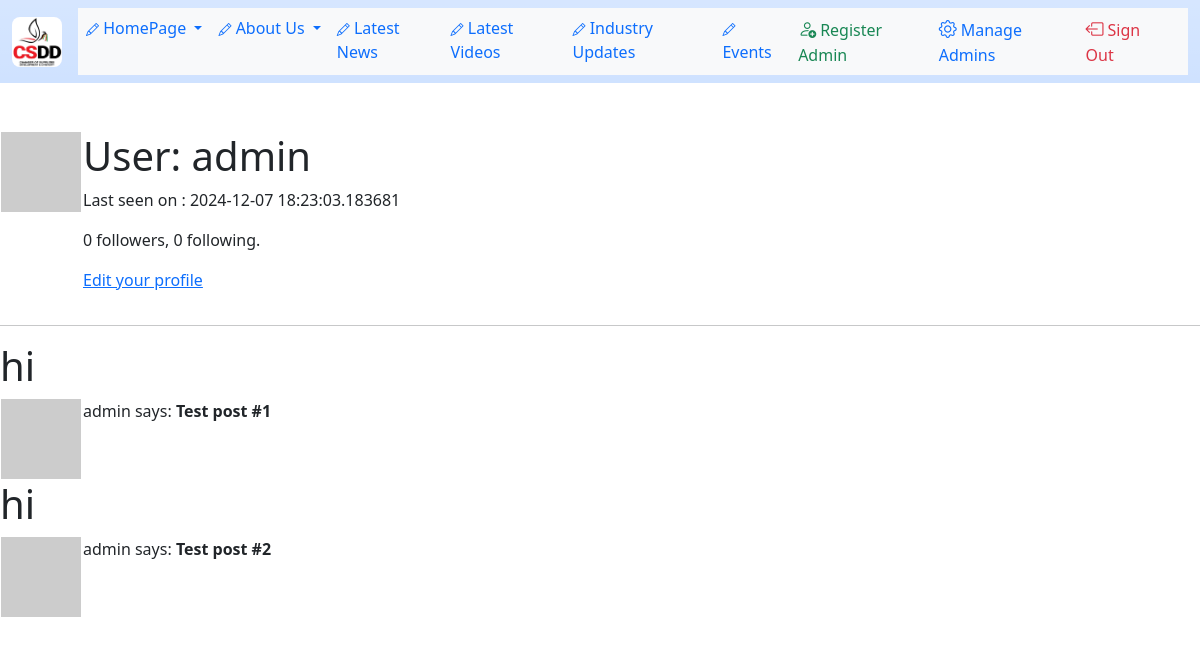
The page /user/admin (signed in) on the database as committed earlier.
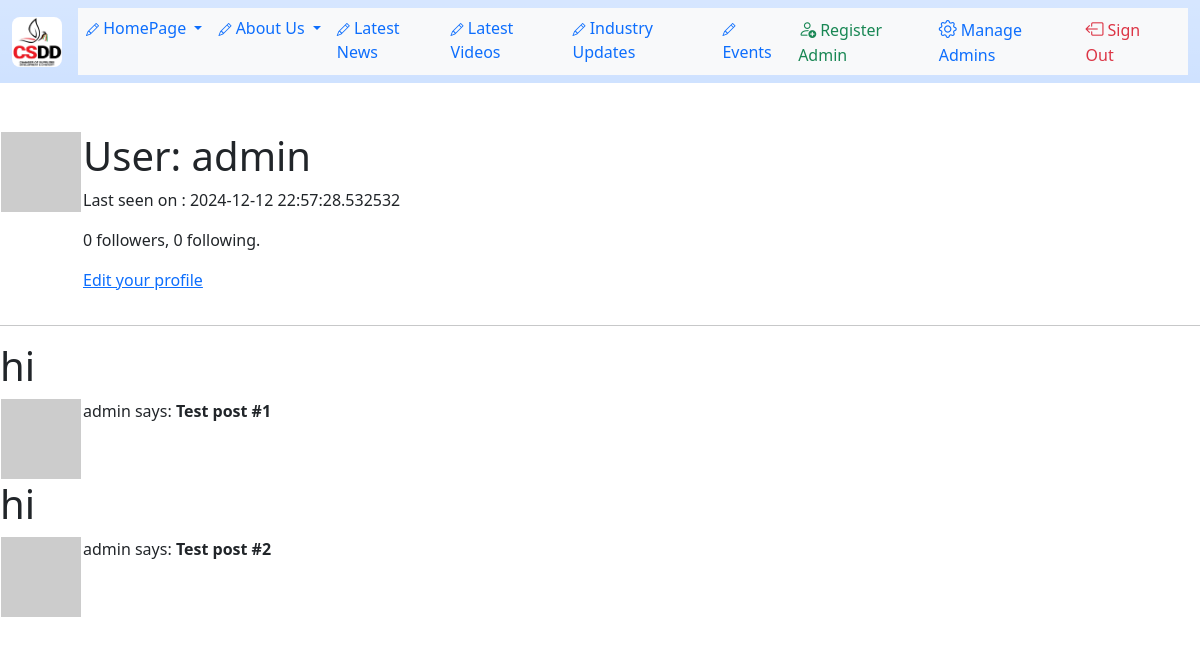
The same page on the database as committed later.
### app/models.py (models this page shows, shortened)
class User(UserMixin, db.Model):
    id = db.Column(db.Integer, primary_key=True)
    username = db.Column(db.String(64), index=True, unique=True)
    email = db.Column(db.String(120), index=True, unique=True)
    password_hash = db.Column(db.String(128))
    posts = db.relationship("Post", backref="author", lazy="dynamic")
    about_me = db.Column(db.String(140))
    last_seen = db.Column(db.DateTime, default=lambda: datetime.now(timezone.utc))
    followed = db.relationship(
        "User",
        secondary=followers,
        primaryjoin=(followers.c.follower_id == id),
        secondaryjoin=(followers.c.followed_id == id),
        backref=db.backref("followers", lazy="dynamic"),
        lazy="dynamic",
    )
    def avatar(self, size):
        digest = md5(self.email.lower().encode("utf-8")).hexdigest()
        return "https://www.gravatar.com/avatar/{}?d=identicon&s={}".format(
            digest, size
        )

### app/routes.py (the view)
@app.route("/user/<username>")
@login_required
def user(username):
    user = User.query.filter_by(username=username).first_or_404()
    posts = [
        {"author": user, "body": "Test post #1"},
        {"author": user, "body": "Test post #2"},
    ]
    return render_template("user.html", user=user, posts=posts)

### app/models.py (called while the page is built)
@login.user_loader
def load_user(id):
    return User.query.get(int(id))

### app/routes.py (called while the page is built)
@app.before_request
def before_request():
    if current_user.is_authenticated:
        current_user.last_seen = datetime.now(timezone.utc)
        db.session.commit()

### app/templates/user.html (shortened to what this page needs)
{% extends "base.html" %} {% block content %}
<table>
  <tr valign="top">
    <td><img src="{{ user.avatar(128) }}" alt="" /></td>
    <td>
      <h1>User: {{ user.username }}</h1>
       {% if user.last_seen %}
      <p>Last seen on : {{ user.last_seen }}</p>
      {% endif %}
      <p>
        {{ user.followers.count() }} followers, {{ user.followed.count() }}
        following.
      </p>
      {% if user == current_user %}
      <p><a href="{{ url_for('edit_profile') }}">Edit your profile</a></p>
      {% elif not current_user.is_following(user) %}
      <p>
        <a href="{{ url_for('follow', username=user.username) }}">Follow</a>
      </p>
      {% else %}
      <p>
        <a href="{{ url_for('unfollow', username=user.username) }}">Unfollow</a>
      </p>
      {% endif %}
    </td>
  </tr>
</table>
<hr />
{% for post in posts %} {% include "_post.html" %} {% endfor %} {% endblock %}

### app/templates/base.html (shortened to what this page needs)
<!DOCTYPE html>
<html lang="en" data-bs-theme="auto">
  <head>
    <link
      href="https://cdn.jsdelivr.net/npm/bootstrap@5.3.3/dist/css/bootstrap.min.css"
      rel="stylesheet"
    />
    <link
      rel="stylesheet"
      href="https://cdn.jsdelivr.net/npm/bootstrap-icons@1.11.3/font/bootstrap-icons.min.css"
    />
  </head>
  <body>
    <nav
      class="navbar navbar-expand-lg bg-primary-subtle bg-gradient sticky-top mb-5"
    >
      <div class="container-fluid">
        <a class="navbar-brand" href="{{ url_for('manage_admins')}}">
          <img
            src="{{url_for('static', filename='admin_images/csdd-logo.png')}}"
            alt="CSDD Logo"
            width="50"
            height="50"
            class="rounded-3"
          />
        </a>
        <div
          class="offcanvas offcanvas-end"
          tabindex="-1"
          id="offcanvasNavbar"
          aria-labelledby="offcanvasNavbarLabel"
        >
          <div class="offcanvas-body bg-light">
            <ul class="navbar-nav justify-content-end flex-grow-1 pe-3">
              <li class="nav-item dropdown">
                <a
                  class="nav-link dropdown-toggle link-primary"
                  href="#"
                  role="button"
                  data-bs-toggle="dropdown"
                  aria-expanded="false"
                >
                  <i class="bi bi-pencil" style="font-size: small"></i>
                  HomePage
                </a>
              </li>
              <li class="nav-item dropdown">
                <a
                  class="nav-link dropdown-toggle link-primary"
                  href="#"
                  role="button"
                  data-bs-toggle="dropdown"
                  aria-expanded="false"
                >
                  <i class="bi bi-pencil" style="font-size: small"></i>
                  About Us
                </a>
              </li>
              <li class="nav-item">
                <a
                  class="nav-link link-primary"
                  aria-current="page"
                  href="{{url_for('latest_news')}}"
                >
                  <i class="bi bi-pencil" style="font-size: small"></i> Latest
                  News</a
                >
              </li>
              <li class="nav-item">
                <a
                  class="nav-link link-primary"
                  aria-current="page"
                  href="{{url_for('latest_videos')}}"
                >
                  <i class="bi bi-pencil" style="font-size: small"></i> Latest
                  Videos</a
                >
              </li>
              <li class="nav-item">
                <a
                  class="nav-link link-primary"
                  aria-current="page"
                  href="{{url_for('industry_updates')}}"
                >
                  <i class="bi bi-pencil" style="font-size: small"></i> Industry
                  Updates</a
                >
              </li>
              <li class="nav-item">
                <a
                  class="nav-link link-primary"
                  aria-current="page"
                  href="{{url_for('events')}}"
                >
                  <i class="bi bi-pencil" style="font-size: small"></i>
                  Events</a
                >
              </li>
              <li class="nav-item">
                <a href="{{url_for('register')}}" class="nav-link link-success">
                  <i class="bi bi-person-add me-1" style="font-size: large"></i
                  >Register Admin</a
                >
              </li>
              <li class="nav-item">
                <a
                  href="{{url_for('manage_admins')}}"
                  class="nav-link link-primary"
                  ><i class="bi bi-gear me-1" style="font-size: large"></i
                  >Manage Admins</a
                >
              </li>
              <li class="nav-item">
                <a href="{{url_for('logout')}}" class="nav-link link-danger"
                  ><i
                    class="bi bi-box-arrow-left me-1"
                    style="font-size: large"
                  ></i
                  >Sign Out</a
                >
              </li>
            </ul>
          </div>
        </div>
      </div>
    </nav>
     {% block content %} {% endblock %}
  </body>
</html>

### app/templates/_post.html
<h1>hi</h1>
<table>
  <tr valign="top">
    <td><img src="{{ post.author.avatar(36) }}" alt="" /></td>
    <td>
      <p>{{ post.author.username}} says: <b>{{ post.body }}</b></p>
    </td>
  </tr>
</table>

Rows that differ between the two databases and show on the page:
changed User "admin": last_seen "2024-12-07 18:23:03.183681" → "2024-12-12 22:57:28.532532"
